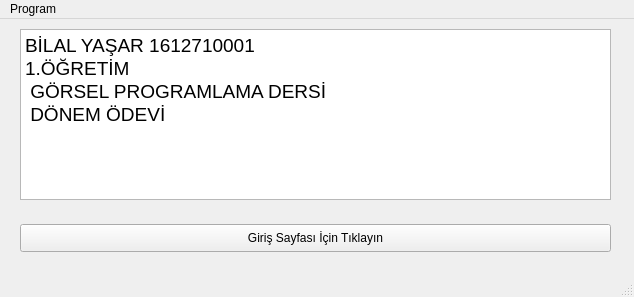
<?xml version="1.0" encoding="UTF-8"?>
<ui version="4.0">
 <class>hakkinda</class>
 <widget class="QMainWindow" name="hakkinda">
  <property name="geometry">
   <rect>
    <x>0</x>
    <y>0</y>
    <width>634</width>
    <height>297</height>
   </rect>
  </property>
  <property name="windowTitle">
   <string>Hakkında</string>
  </property>
  <property name="windowIcon">
   <iconset>
    <normaloff>dht11_700p.png</normaloff>dht11_700p.png</iconset>
  </property>
  <widget class="QWidget" name="centralwidget">
   <widget class="QTextBrowser" name="textBrowser">
    <property name="geometry">
     <rect>
      <x>-330</x>
      <y>530</y>
      <width>256</width>
      <height>192</height>
     </rect>
    </property>
   </widget>
   <widget class="QTextBrowser" name="textBrowser_2">
    <property name="geometry">
     <rect>
      <x>20</x>
      <y>10</y>
      <width>591</width>
      <height>171</height>
     </rect>
    </property>
    <property name="html">
     <string>&lt;!DOCTYPE HTML PUBLIC &quot;-//W3C//DTD HTML 4.0//EN&quot; &quot;http://www.w3.org/TR/REC-html40/strict.dtd&quot;&gt;
&lt;html&gt;&lt;head&gt;&lt;meta name=&quot;qrichtext&quot; content=&quot;1&quot; /&gt;&lt;style type=&quot;text/css&quot;&gt;
p, li { white-space: pre-wrap; }
&lt;/style&gt;&lt;/head&gt;&lt;body style=&quot; font-family:'MS Shell Dlg 2'; font-size:8.25pt; font-weight:400; font-style:normal;&quot;&gt;
&lt;p style=&quot; margin-top:0px; margin-bottom:0px; margin-left:0px; margin-right:0px; -qt-block-indent:0; text-indent:0px;&quot;&gt;&lt;span style=&quot; font-size:14pt;&quot;&gt;BİLAL YAŞAR 1612710001 &lt;/span&gt;&lt;/p&gt;
&lt;p style=&quot; margin-top:0px; margin-bottom:0px; margin-left:0px; margin-right:0px; -qt-block-indent:0; text-indent:0px;&quot;&gt;&lt;span style=&quot; font-size:14pt;&quot;&gt;1.ÖĞRETİM &lt;/span&gt;&lt;/p&gt;
&lt;p style=&quot; margin-top:0px; margin-bottom:0px; margin-left:0px; margin-right:0px; -qt-block-indent:0; text-indent:0px;&quot;&gt;&lt;span style=&quot; font-size:14pt;&quot;&gt; GÖRSEL PROGRAMLAMA DERSİ&lt;/span&gt;&lt;/p&gt;
&lt;p style=&quot; margin-top:0px; margin-bottom:0px; margin-left:0px; margin-right:0px; -qt-block-indent:0; text-indent:0px;&quot;&gt;&lt;span style=&quot; font-size:14pt;&quot;&gt; DÖNEM ÖDEVİ&lt;/span&gt;&lt;span style=&quot; font-size:8pt;&quot;&gt;&lt;br /&gt;&lt;br /&gt;&lt;br /&gt;&lt;/span&gt;&lt;/p&gt;&lt;/body&gt;&lt;/html&gt;</string>
    </property>
   </widget>
   <widget class="QPushButton" name="pushButton">
    <property name="geometry">
     <rect>
      <x>20</x>
      <y>205</y>
      <width>591</width>
      <height>28</height>
     </rect>
    </property>
    <property name="text">
     <string>Giriş Sayfası İçin Tıklayın</string>
    </property>
   </widget>
  </widget>
  <widget class="QMenuBar" name="menubar">
   <property name="geometry">
    <rect>
     <x>0</x>
     <y>0</y>
     <width>634</width>
     <height>21</height>
    </rect>
   </property>
   <widget class="QMenu" name="menuProgram">
    <property name="title">
     <string>Program</string>
    </property>
    <addaction name="actionGiri"/>
    <addaction name="actionKay_t_Ol"/>
    <addaction name="action_k"/>
   </widget>
   <addaction name="menuProgram"/>
  </widget>
  <widget class="QStatusBar" name="statusbar"/>
  <action name="actionGiri">
   <property name="text">
    <string>Giriş</string>
   </property>
  </action>
  <action name="actionKay_t_Ol">
   <property name="text">
    <string>Kayıt Ol</string>
   </property>
  </action>
  <action name="action_k">
   <property name="text">
    <string>Çıkış</string>
   </property>
  </action>
 </widget>
 <resources/>
 <connections/>
</ui>
